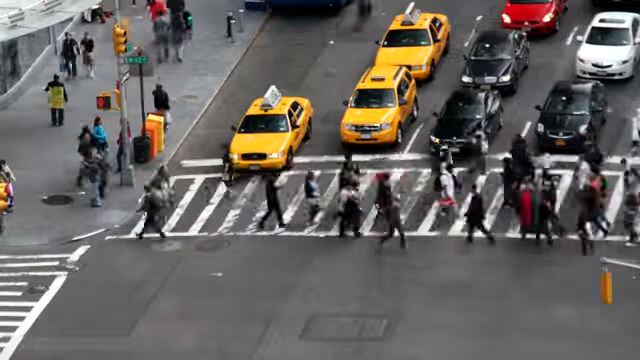
#> input picture frame 6 of video.mp4, 640 x 360 px
$ python check_zone.py
#> lines starting #> are read from the running program, lines starting #| are printed output that depends on the picture; after the words box and inside, x2 and y2 are one past the last pixel; in counts of white or black regions, pixels touching at a corner belong together
import cv2
from zone_logic import ZONES

VIDEO_PATH = "video.mp4"

cap = cv2.VideoCapture(VIDEO_PATH)
ret, frame = cap.read()
#> frame is the input picture: shape (360, 640, 3); mean B, G, R 96.4, 99.4, 104
if not ret:
    print("Could not read a frame.")
    exit()

h, w = frame.shape[:2]
#> h = 360; w = 640
print(f"Video frame size: {w}x{h}")
#| Video frame size: 640x360

# Draw the CURRENT zone polygon on the frame so you can see if it lines up
# with anywhere a person would actually walk.
for zone_name, polygon in ZONES.items():
    pts = [(int(x), int(y)) for x, y in polygon]
    for i in range(len(pts)):
        cv2.line(frame, pts[i], pts[(i + 1) % len(pts)], (0, 0, 255), 3)
    cv2.putText(frame, zone_name, pts[0], cv2.FONT_HERSHEY_SIMPLEX, 0.8, (0, 0, 255), 2)
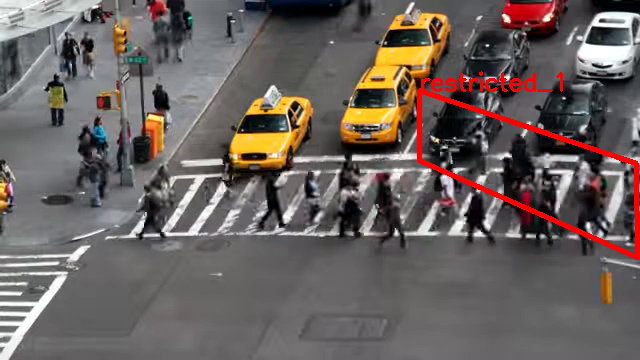
#> frame: shape (360, 640, 3); 1.81% of pixels changed, all inside (x1, y1, x2, y2) = (417, 71, 640, 260)

cv2.imwrite("zone_check.jpg", frame)
print("Saved zone_check.jpg — open it and see if the red box overlaps where the person actually walks.")
print(f"If not, edit ZONES in zone_logic.py — coordinates should be within (0,0) to ({w},{h}).")
#| If not, edit ZONES in zone_logic.py — coordinates should be within (0,0) to (640,360).

$ run again, starting later in the video
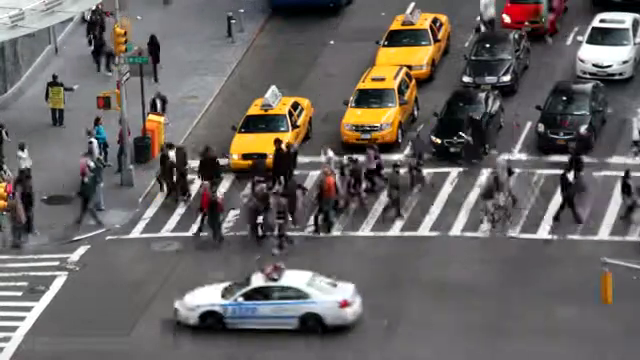
#> input picture frame 27 of video.mp4, 640 x 360 px
#> frame is the input picture: shape (360, 640, 3); mean B, G, R 98.3, 100.4, 104.7
#| Video frame size: 640x360
#> after the loop `for zone_name, polygon in ZONES.items():`:
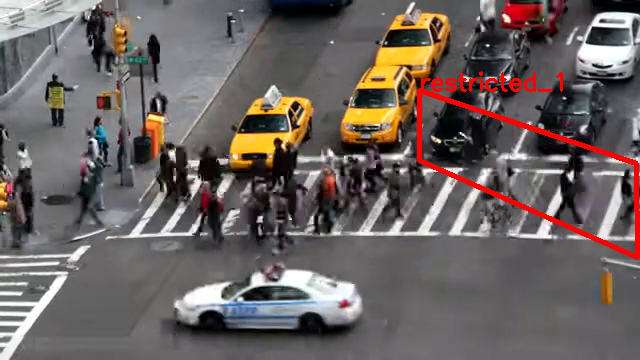
#> frame: shape (360, 640, 3); 1.81% of pixels changed, all inside (x1, y1, x2, y2) = (417, 71, 640, 260)
#| If not, edit ZONES in zone_logic.py — coordinates should be within (0,0) to (640,360).

$ run again, starting later in the video
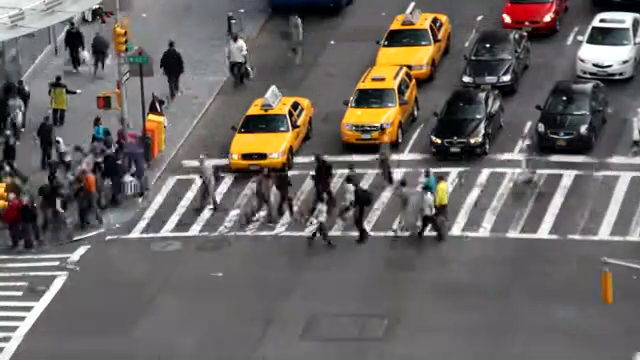
#> input picture frame 48 of video.mp4, 640 x 360 px
#> frame is the input picture: shape (360, 640, 3); mean B, G, R 99, 101.4, 106.4
#| Video frame size: 640x360
#> after the loop `for zone_name, polygon in ZONES.items():`:
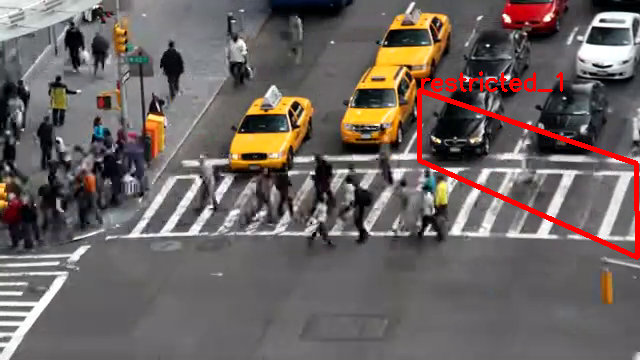
#> frame: shape (360, 640, 3); 1.81% of pixels changed, all inside (x1, y1, x2, y2) = (417, 71, 640, 260)
#| If not, edit ZONES in zone_logic.py — coordinates should be within (0,0) to (640,360).
